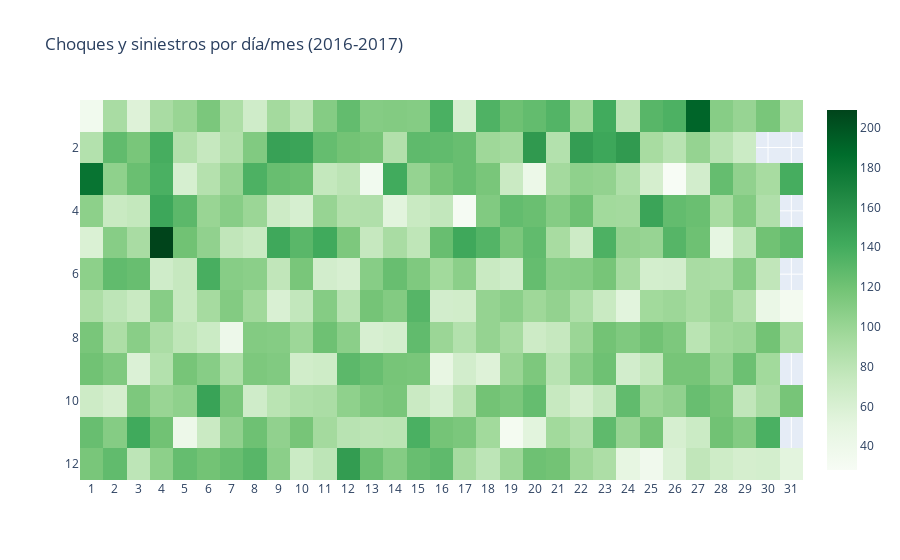

The cell this chart's notebook holds for it:
### Code cell
fig = go.Figure(data=go.Heatmap(
        z=freq_datos_hm['SINIESTROS'],
        x=freq_datos_hm['DÍA NUMERO'],
        y=freq_datos_hm['MES'],
        colorscale='greens',
        hovertemplate='Día: %{x}<br>Mes: %{y}<br>Siniestros: %{z}<extra></extra>'
    )
)

fig.update_yaxes(autorange="reversed")

fig.update_layout(
    title='Choques y siniestros por día/mes (2016-2017)',
    xaxis_nticks=36)

fig.show()

### Figure 1 — Plotly figure (JSON) as saved in the notebook; plotly's stock layout.template omitted (floating-point values rounded to 4 significant figures; data arrays with more than 128 entries replaced by an {"elided": "..."} marker saying what was removed)
{"data": [{"colorscale": [[0, "rgb(247,252,245)"], [0.125, "rgb(229,245,224)"], [0.25, "rgb(199,233,192)"], [0.375, "rgb(161,217,155)"], [0.5, "rgb(116,196,118)"], [0.625, "rgb(65,171,93)"], [0.75, "rgb(35,139,69)"], [0.875, "rgb(0,109,44)"], [1, "rgb(0,68,27)"]], "hovertemplate": "Día: %{x}<br>Mes: %{y}<br>Siniestros: %{z}<extra></extra>", "type": "heatmap", "x": {"elided": "366 int values"}, "y": {"elided": "366 int values"}, "z": {"elided": "366 int values"}}], "layout": {"title": {"text": "Choques y siniestros por día/mes (2016-2017)"}, "xaxis": {"nticks": 36}, "yaxis": {"autorange": "reversed"}}}
